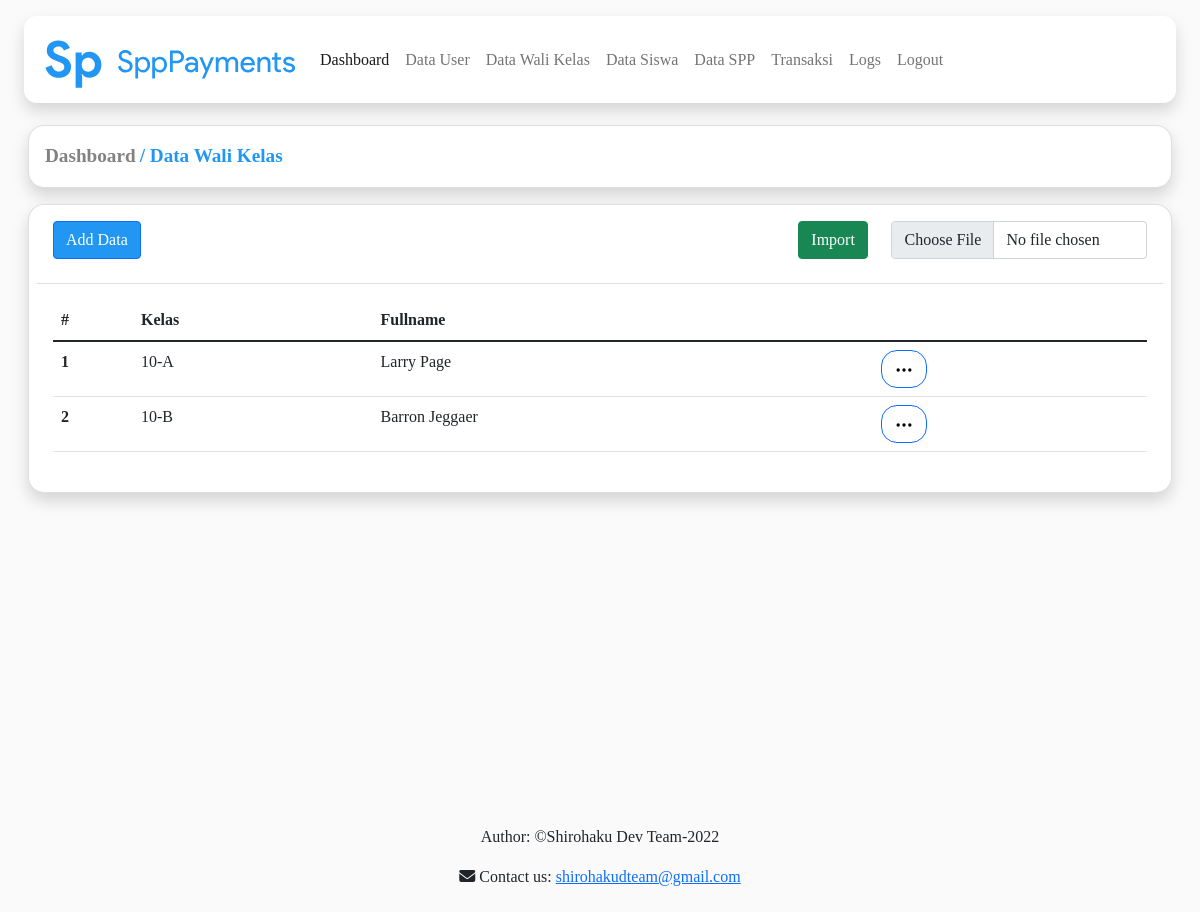
Screenshot of /src/show/showdatawclass.php?message=view (signed in) with the database file from the repository.
### tables this page shows
CREATE TABLE `wclass` (
  `class` varchar(8) NOT NULL,
  `fullname` varchar(255) DEFAULT NULL
);

### src/show/showdatawclass.php (the view, shortened to what this page needs)
<?php include "../header/header.php"; ?>
<div class="content-body" style="margin-top: 125px;">
        <div class="container-fluid">
            <div class="card bg-white ms-3 me-3 shadow" style="border-radius: 16px;">
			        <div class="card-body">
			  	      <div class="">
					        <a href="../index/admin.php" class="" style="text-decoration: none; color: rgb(131, 130, 130); font-weight: bold; font-size: larger;">Dashboard</a>
					        <a href="javascript:void(0)" class="" style="text-decoration: none; color: #2196f3; font-weight: bold; font-size: larger;">/ Data Wali Kelas</a>
          		  </div>
			        </div>
		        </div>
          <div class="row">
            <div class="col-lg-12">
              <div class="card bg-white p-2 m-3 shadow" style="border-radius: 16px;">
                <div class="card-header bg-white" style="border-top-left-radius: 16px; border-top-right-radius: 16px;">
                  <div class="mb-3">
                    <div class="row">
                      <div class="col-8">
                      <a href="../add/addwclass.php" class="btn btn-primary d-sm-inline-block d-none" style="background-color: #2196f3;">Add Data</a>
                      </div>
                      <div class="col-1">
                        <button type="button" class="btn btn-success" id="import-wclass">Import</button>
                      </div>
                      <div class="col-3">
                        <form method="POST" action="../functions/wclassimport.php" enctype="multipart/form-data">
                          <div class="form-group">
                            <input class="form-control" type="file" id="formFile" name="file">
                          </div>
                        </form>
                      </div>
                    </div>
                  </div>
                </div>
                <div class="card-body">
                  <div class="table-responsive">
                    <table id="tablewclass" class="table table-responsive-md">
                      <thead>
                        <tr>
                          <th style="width: 80px"><strong>#</strong></th>
                          <th><strong>Kelas</strong></th>
                          <th><strong>Fullname</strong></th>
                          <th></th>
                        </tr>
                      </thead>
                      <tbody>
											<?php
												include "../connection/connection.php";
												$getData=mysqli_query($conn, "SELECT * FROM wclass ORDER BY class ASC");
												$no=1;
												while($data = mysqli_fetch_array($getData)){
													echo "<tr>
                          <td><strong>$no</strong></td>
                          <td class='class'>$data[class]</td>
                          <td>$data[fullname]</td>
                          <td>
                            <div class='dropdown'>
                              <button type='button' class='btn btn-outline-primary light sharp' data-bs-toggle='dropdown' style='border-radius: 16px;'>
                                <svg width='20px' height='20px' viewbox='0 0 24 24' version='1.1'>
                                  <g stroke='none' stroke-width='1' fill='none' fill-rule='evenodd'>
                                    <rect x='0' y='0' width='24' height='24'></rect>
                                    <circle fill='#000000' cx='5' cy='12' r='2'></circle>
                                    <circle fill='#000000' cx='12' cy='12' r='2'></circle>
                                    <circle fill='#000000' cx='19' cy='12' r='2'></circle>
                                  </g>
                                </svg>
                              </button>
                              <div class='dropdown-menu shadow' style='border-radius: 16px;'>
                                <a class='dropdown-item' href='../edit/editwclass.php?class=$data[class]'>Edit</a>
                                <a class='dropdown-item delete-wclass'>Delete</a>
                              </div>
                            </div>
                          </td>
                        </tr>";
													$no++;
												}
											?>
                      </tbody>
                    </table>
                  </div>
                </div>
              </div>
            </div>
          </div>
        </div>
      </div>
<?php include "../footer/footer.php"; ?>

### rows the page displays
wclass: class "10-A", fullname "Larry Page"
wclass: class "10-B", fullname "Barron Jeggaer"
